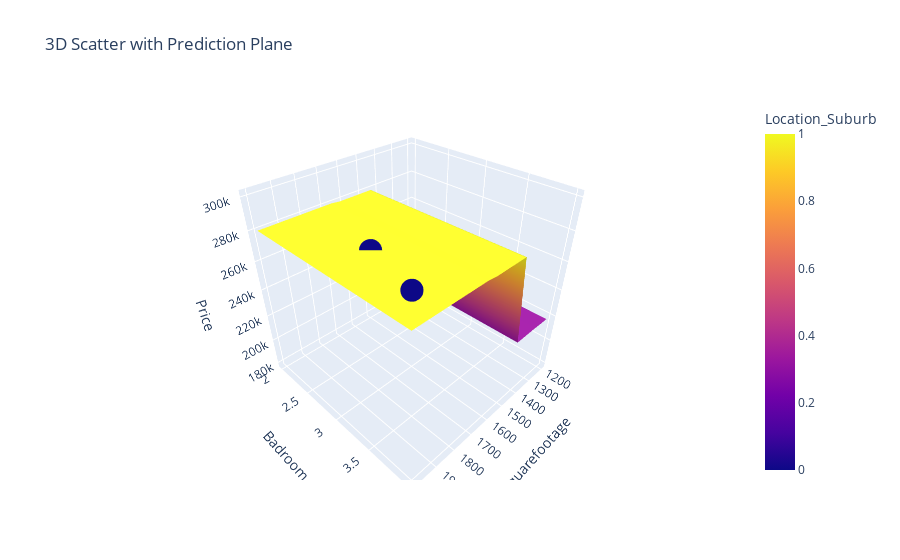

The notebook cell this image was saved under:
### Markdown cell above
# small data that why graph show only one pont because x_test have only one pont.

### Code cell
import numpy as np
import plotly.express as px
import plotly.graph_objects as go

# ---------- 3D SCATTER (Actual Data) ----------
fig = px.scatter_3d(
    df,
    x='Squarefootage',
    y='Badroom',
    z='Price',
    color='Location_Suburb',  # encoded column from your df
    title='3D Scatter with Prediction Plane'
)

# ---------- GRID FOR PLANE ----------
sq = np.linspace(df['Squarefootage'].min(), df['Squarefootage'].max(), 20)
br = np.linspace(df['Badroom'].min(), df['Badroom'].max(), 20)
SQ, BR = np.meshgrid(sq, br)

# ---------- CONSTANT FEATURES ----------
BA = np.full(SQ.shape, df['Bathroom'].mean())

# Location columns (from your one-hot encoding with drop_first=True)
LOC_CITY = np.zeros(SQ.shape)
LOC_RURAL = np.zeros(SQ.shape)  # Subury=0, City=0, default plane

# ---------- CREATE PLANE INPUT ----------
X_plane = np.c_[
    SQ.ravel(),
    BR.ravel(),
    BA.ravel(),
    LOC_CITY.ravel(),
    LOC_RURAL.ravel()
]

# ---------- PREDICT ----------
y_pred = model.predict(X_plane).reshape(SQ.shape)

# ---------- ADD PREDICTION PLANE ----------
fig.add_trace(
    go.Surface(
        x=SQ,
        y=BR,
        z=y_pred,
        opacity=1,
        showscale=False,
        name='Prediction Plane'
    )
)

### Figure 1 — Plotly figure (JSON) as saved in the notebook; plotly's stock layout.template omitted (floating-point values rounded to 4 significant figures; data arrays with more than 128 entries replaced by an {"elided": "..."} marker saying what was removed)
{"data": [{"hovertemplate": "Squarefootage=%{x}<br>Badroom=%{y}<br>Price=%{z}<br>Location_Suburb=%{marker.color}<extra></extra>", "legendgroup": "", "marker": {"color": [1, 0, 0, 0, 1], "coloraxis": "coloraxis", "symbol": "circle"}, "mode": "markers", "name": "", "scene": "scene", "showlegend": false, "type": "scatter3d", "x": [1500, 2000, 1200, 1800, 1350], "y": [3, 4, 2, 3, 3], "z": [250000, 300000, 180000, 280000, 220000]}, {"name": "Prediction Plane", "opacity": 1, "showscale": false, "type": "surface", "x": {"elided": "20x20 float values"}, "y": {"elided": "20x20 float values"}, "z": {"elided": "20x20 float values"}}], "layout": {"coloraxis": {"colorbar": {"title": {"text": "Location_Suburb"}}, "colorscale": [[0, "#0d0887"], [0.1111, "#46039f"], [0.2222, "#7201a8"], [0.3333, "#9c179e"], [0.4444, "#bd3786"], [0.5556, "#d8576b"], [0.6667, "#ed7953"], [0.7778, "#fb9f3a"], [0.8889, "#fdca26"], [1, "#f0f921"]]}, "legend": {"tracegroupgap": 0}, "scene": {"domain": {"x": [0, 1], "y": [0, 1]}, "xaxis": {"title": {"text": "Squarefootage"}}, "yaxis": {"title": {"text": "Badroom"}}, "zaxis": {"title": {"text": "Price"}}}, "title": {"text": "3D Scatter with Prediction Plane"}}}
